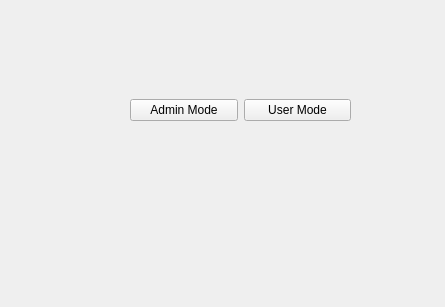
<?xml version="1.0" encoding="UTF-8"?>
<ui version="4.0">
 <class>homegui</class>
 <widget class="QWidget" name="homegui">
  <property name="geometry">
   <rect>
    <x>0</x>
    <y>0</y>
    <width>445</width>
    <height>307</height>
   </rect>
  </property>
  <property name="windowTitle">
   <string>homegui</string>
  </property>
  <widget class="QWidget" name="layoutWidget">
   <property name="geometry">
    <rect>
     <x>130</x>
     <y>60</y>
     <width>221</width>
     <height>101</height>
    </rect>
   </property>
   <layout class="QHBoxLayout" name="horizontalLayout">
    <item>
     <widget class="QPushButton" name="adminModeButton">
      <property name="enabled">
       <bool>true</bool>
      </property>
      <property name="text">
       <string>Admin Mode</string>
      </property>
     </widget>
    </item>
    <item>
     <widget class="QPushButton" name="userModeButton">
      <property name="text">
       <string>User Mode</string>
      </property>
     </widget>
    </item>
   </layout>
  </widget>
 </widget>
 <resources/>
 <connections>
  <connection>
   <sender>adminModeButton</sender>
   <signal>clicked()</signal>
   <receiver>homegui</receiver>
   <slot>openAdminMode()</slot>
   <hints>
    <hint type="sourcelabel">
     <x>196</x>
     <y>109</y>
    </hint>
    <hint type="destinationlabel">
     <x>392</x>
     <y>87</y>
    </hint>
   </hints>
  </connection>
  <connection>
   <sender>userModeButton</sender>
   <signal>clicked()</signal>
   <receiver>homegui</receiver>
   <slot>openUserMode()</slot>
   <hints>
    <hint type="sourcelabel">
     <x>303</x>
     <y>109</y>
    </hint>
    <hint type="destinationlabel">
     <x>382</x>
     <y>156</y>
    </hint>
   </hints>
  </connection>
 </connections>
 <slots>
  <slot>openAdminMode()</slot>
  <slot>openUserMode()</slot>
 </slots>
</ui>
